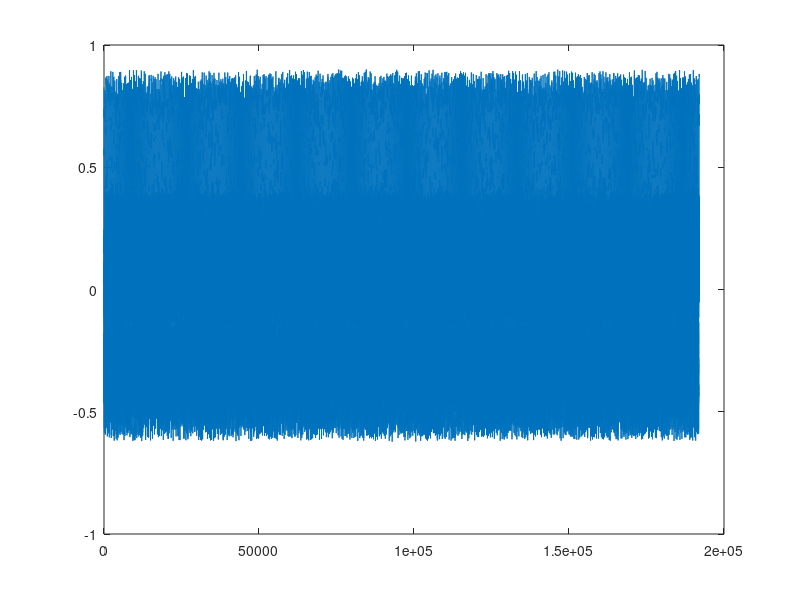

MATLAB code for this plot:
fs      = 96000;

t       = (0:2*fs)'/fs;

x       = rand(size(t))*0.5-0.25;

f0      = 303;

nPart   = 20;

for i = 1:nPart 
    
    x = x+sin(2*pi*i*f0*t+rand*pi)*(1/i);
    
end

x = x*(1/max(x))*0.9;

plot(x)

audiowrite('synth.wav',x,fs)

soundsc(x,fs)